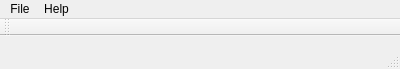
<?xml version="1.0" encoding="UTF-8"?>
<ui version="4.0">
 <class>MainWindow</class>
 <widget class="QMainWindow" name="MainWindow">
  <property name="windowModality">
   <enum>Qt::NonModal</enum>
  </property>
  <property name="geometry">
   <rect>
    <x>0</x>
    <y>0</y>
    <width>400</width>
    <height>69</height>
   </rect>
  </property>
  <property name="windowTitle">
   <string>Main window</string>
  </property>
  <widget class="QWidget" name="centralWidget"/>
  <widget class="QMenuBar" name="menuBar">
   <property name="geometry">
    <rect>
     <x>0</x>
     <y>0</y>
     <width>400</width>
     <height>21</height>
    </rect>
   </property>
   <widget class="QMenu" name="menuFile">
    <property name="title">
     <string>File</string>
    </property>
    <addaction name="actionOpen"/>
    <addaction name="separator"/>
    <addaction name="actionExit"/>
   </widget>
   <widget class="QMenu" name="menuHelp">
    <property name="title">
     <string>Help</string>
    </property>
    <addaction name="actionUser_manual"/>
    <addaction name="actionAbout"/>
   </widget>
   <addaction name="menuFile"/>
   <addaction name="menuHelp"/>
  </widget>
  <widget class="QToolBar" name="mainToolBar">
   <attribute name="toolBarArea">
    <enum>TopToolBarArea</enum>
   </attribute>
   <attribute name="toolBarBreak">
    <bool>false</bool>
   </attribute>
  </widget>
  <widget class="QStatusBar" name="statusBar"/>
  <action name="actionOpen">
   <property name="text">
    <string>Open</string>
   </property>
   <property name="shortcut">
    <string>Ctrl+O</string>
   </property>
  </action>
  <action name="actionExit">
   <property name="text">
    <string>Exit</string>
   </property>
   <property name="shortcut">
    <string>Ctrl+Q</string>
   </property>
  </action>
  <action name="actionUser_manual">
   <property name="text">
    <string>User manual</string>
   </property>
   <property name="font">
    <font/>
   </property>
   <property name="shortcut">
    <string>F1</string>
   </property>
  </action>
  <action name="actionAbout">
   <property name="text">
    <string>About</string>
   </property>
   <property name="shortcut">
    <string>Ctrl+A</string>
   </property>
  </action>
 </widget>
 <layoutdefault spacing="6" margin="11"/>
 <resources/>
 <connections/>
 <slots>
  <signal>dialogClosed()</signal>
 </slots>
</ui>
